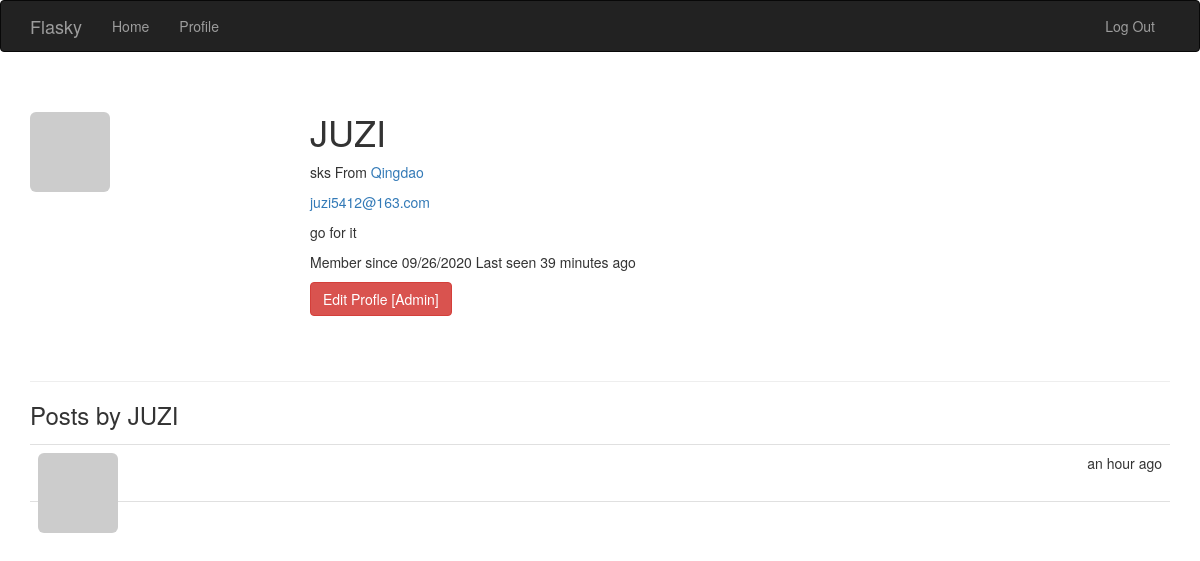
The page /user/JUZI (signed in) on the database its author committed.
### app/models.py (models this page shows, shortened)
class User(UserMixin,db.Model):
    __tablename__='users'
    id = db.Column(db.Integer,primary_key=True)
    email = db.Column(db.String(64),unique=True,index=True)
    role_id = db.Column(db.Integer,db.ForeignKey('roles.id'))
    username = db.Column(db.String(64), unique=True, index=True)
    password_hash=db.Column(db.String(128))
    confirmed = db.Column(db.Boolean,default=False)
    name = db.Column(db.String(64))
    location = db.Column(db.String(64))
    about_me = db.Column(db.Text())
    member_since = db.Column(db.DateTime(),default=datetime.utcnow)
    last_seen = db.Column(db.DateTime(),default=datetime.utcnow)
    avatar_hash = db.Column(db.String(32))
    posts = db.relationship('Post',backref='author',lazy='dynamic')
    def can(self,perm):
        return self.role is not None and self.role.has_permission(perm)
    def is_administrator(self):
        return self.can(Permission.ADMIN)
    def ping(self):
        self.last_seen = datetime.utcnow()
        db.session.add(self)
        db.session.commit()
    def gravatar_hash(self):
        return hashlib.md5(self.email.lower().encode('utf-8')).hexdigest()
    def gravatar(self,size=100,default='identicon',ratting='g'):
        if request.is_secure:
            url = 'https://secure.gravatar.com/avatar'
        else:
            url = 'http://www.gravatar.com/avatar'
        hash = self.gravatar_hash() or self.avatar_hash
        return '{url}/{hash}?s={size}&d={default}&r={ratting}'.format(url=url,hash=hash,size=size,default=default,ratting=ratting)
    @property
    def password(self):
        raise AttributeError('password is not a readable attribute')

class Post(db.Model):
    __tablename__='posts'
    id = db.Column(db.Integer,primary_key=True)
    body = db.Column(db.Text)
    timestamp = db.Column(db.DateTime,index=True,default=datetime.utcnow)
    author_id = db.Column(db.Integer,db.ForeignKey('users.id'))

### app/main/views.py (the view)
@main.route('/user/<username>')
def user(username):
    user = User.query.filter_by(username=username).first_or_404()
    posts = user.posts.order_by(Post.timestamp.desc()).all()
    return render_template('user.html',user=user,posts=posts)

### app/auth/views.py (called while the page is built)
@auth.before_app_request
def before_request():
    if current_user.is_authenticated:
        current_user.ping()
        if not current_user.confirmed \
                and request.blueprint != 'auth' \
                and request.endpoint != 'static':
            return redirect(url_for('auth.unconfirmed'))

### app/main/__init__.py (called while the page is built)
@main.app_context_processor
def inject_permissions():
    return dict(Permission=Permission)

### app/models.py (called while the page is built)
@login_manager.user_loader
def load_user(user_id):
    return User.query.get(int(user_id))

    def has_permission(self,perm):
        return self.permissions & perm ==perm

### app/templates/user.html (shortened to what this page needs)
{% extends "base.html" %}
{% block styles %}
{{ super() }}
<link rel="stylesheet" href="{{ url_for('static', filename='styles.css') }}">
{% endblock %}
{% block page_content %}
<div class="page-header">
    <img class="img-rounded profile-thumbnail" src="{{ user.gravatar(size=256) }}">
    <div class="profile-header">
        <h1>{{ user.username }}</h1>
        {% if user.name or user.location %}
        <p>
            {% if user.name %}{{ user.name }}{% endif %}
            {% if user.location %}
                From <a href="http://maps.google.com/?q={{ user.location }}">
                    {{ user.location }}
                </a>
            {% endif %}
        </p>
        {% endif %}
        {% if current_user.is_administrator() %}
        <p><a href="mailto:{{ user.email }}">{{ user.email }}</a> </p>
        {% endif %}
        {% if user.about_me %}<p>{{ user.about_me }}</p>{% endif %}
        <p>
            Member since {{ moment(user.member_since).format('L') }}
            Last seen {{ moment(user.last_seen).fromNow() }}
        </p>
        {% if current_user.is_administrator() %}
        <a class="btn btn-danger"
                href="{{ url_for('.edit_profile_admin',id=user.id) }}">
            Edit Profle [Admin]
        </a>
        {% endif %}
    </div>
</div>
<h3>Posts by {{ user.username }}</h3>
{% include '_posts.html' %}
{% endblock %}

### app/templates/_posts.html (shortened to what this page needs)
<ul class="posts">
    {% for post in posts %}
    <li class="post">
        <div class="profile-thumbnail">
            <a href="{{ url_for('.user',username=post.author.username) }}">
                <img class="img-rounded profile-thumbnail" src="{{ post.author.gravatar(size=40) }}">
            </a>
        </div>
        <div class="post-date">{{ moment(post.timestamp).fromNow() }}</div>
        <div class="post-author">
            <a href="{{ url_for('.user',username=post.author.username) }}">
            </a>
        </div>
        <div class="post-body">{{ post.body }}</div>
    </li>
    {% endfor %}
</ul>

### app/static/styles.css (style rules this page uses)
.profile-thumbnail { position: absolute; }
.profile-header { min-height: 260px; margin-left: 280px; }
ul.posts { list-style-type: none; padding: 0px; margin: 16px 0px 0px 0px; border-top: 1px solid #e0e0e0; }
ul.posts li.post { padding: 8px; border-bottom: 1px solid #e0e0e0; }
div.post-date { float: right; }
div.post-author { font-weight: bold; }

### rows shown on the page
User: username "JUZI", name "sks", location "Qingdao", email "juzi5412@163.com", about_me "go for it", member_since "09/26/2020", last_seen "39 minutes ago"
Post: timestamp "an hour ago"
